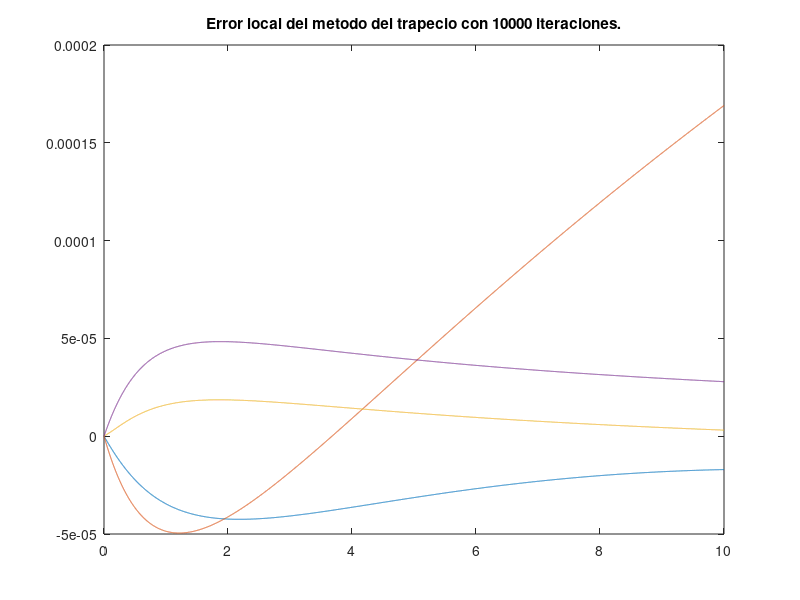

MATLAB code for this plot:
a = 0;
b = 10;
x0 = [1;0.5;0.5;0.5];
n = 10000;
h = ( b - a ) / n;
t = a;
x = x0;
T = t;

function sis=ec_dif(Xs,l)
 us = Xs(1);
 vs = Xs(2);
 ps = Xs(3);
 qs = Xs(4);

 sis(1) = ps;
 sis(2) = qs;
 sis(3) = ((-2*vs*ps*qs)/(1+vs^2+us^2));
 sis(4) = ((-2*us*ps*qs)/(1+vs^2+us^2));

endfunction;

l = (0:h:10);

Xs = lsode("ec_dif",x0,l)

%divisor

z=x;
Xt=x;
Ut = x0(1);
Vt = x0(2);
Pt = x0(3);
Qt = x0(4);
for i=1:n
ua = z(1);
va = z(2);
pa = z(3);
qa = z(4);
     u=ua+h*pa
     v=va+h*qa
     p=pa+h*(-2*va*pa*qa)/(1+ua^2+va^2)
     q=qa+h*(-2*ua*pa*qa)/(1+ua^2+va^2)
     x(1)=u
     x(2)=v
     x(3)=p
     x(4)=q
     for j=1:10
     J=[1,0,-(h/2),0;0,1,0,-(h/2);-(h*v*p*q*(-2*u))/((1+u^2+v^2)^2),-(h*p*q*(-1+v^2-u^2))/((1+u^2+v^2)^2),1+((h*v*q)/(1+u^2+v^2)),(h*v*p)/(1+u^2+v^2);-(h*p*q*(-1+u^2-v^2))/((1+u^2+v^2)^2),-(h*u*p*q*(2*v))/((1+u^2+v^2)^2),(h*u*q)/(1+u^2+v^2),1+((h*u*p)/(1+u^2+v^2))]
     B=(-1)*[u-(h/2)*p-ua-(h/2)*pa;v-(h/2)*q-va-(h/2)*qa;p+(h/2)*(2*h*v*p*q)/(1+u^2+v^2)-pa+(h/2)*(2*h*va*pa*qa)/(1+ua^2+va^2);q+(h/2)*(2*h*u*p*q)/(1+u^2+v^2)-qa+(h/2)*(2*h*ua*pa*qa)/(1+ua^2+va^2)]
     s = J\B
     x=x+s'
     u = x(1);
     v = x(2);
     p = x(3);
     q = x(4);
     endfor
z=x    
t = t + h;
T = [ T, t ];
Ut = [ Ut, u ];
Vt = [ Vt, v ];
Pt = [ Pt, p ];
Qt = [ Qt, q ];
endfor
Xt=[Ut' Vt' Pt' Qt']

E=Xs-Xt
plot(T,E)
title('Error local del metodo del trapecio con 10000 iteraciones.')
text(2,-0.012,'Error de u en azul, v en verde, p en celeste y q en rojo.')